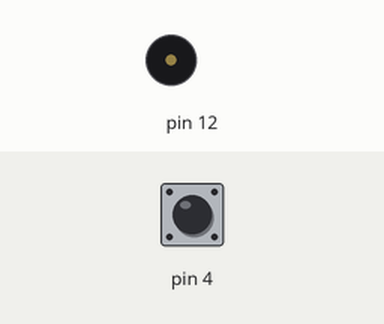
This sketch was run on a simulated Arduino Uno, built with avr-gcc and run on an emulated ATmega328P. On the bench: buzzer (waves = sounding). Inputs (shaded band) come from the test bench; at power-on: pin 4 HIGH.

Above: at 0.1 s.
At 0.6 s:
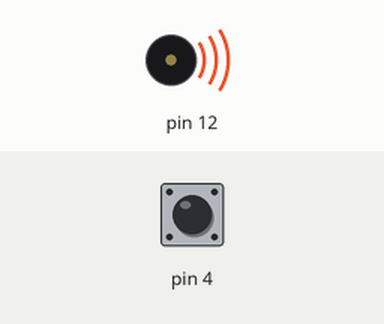
Timing chart, 0 to 2.5 s (numbered marks = the images above):
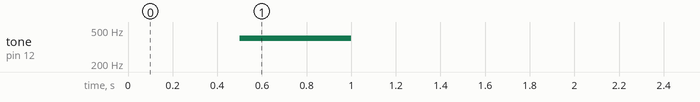

Measured:
- by itself, tone on pin 12: silent → 400 Hz at 0.50 s, → silent 0.50 s later

The sketch:

switches.ino
```cpp
int button = 4;

boolean b1 = false;
boolean b2= false;
boolean b3= false;
boolean b4= false;

boolean PP = false;
void setup() {
  // put your setup code here, to run once:
int button = 4;

boolean b1 = false;
boolean b2= false;
boolean b3= false;
boolean b4= false;

boolean PP = false;

digitalWrite(8,LOW);
digitalWrite(12,LOW);
}

void loop() {

  if( digitalRead(4)==LOW && b1 == false && b2 == false && b3 == false && b4 == false){

    delay(500);


  }
    if( digitalRead(4)==LOW && b1 == true && b2 == false && b3 == false && b4 == false){

    delay(500);


  }

  if( digitalRead(4)==HIGH && b1 == false && b2 == false && b3 == false && b4 == false){
    digitalWrite(8,HIGH);
    delay(500);
    digitalWrite(8,LOW);

    b1 = true;

  }
    if( digitalRead(4)==HIGH && b1 == true && b2 == false && b3 == false && b4 == false){
    tone(12,400,500);
    delay(500);
    noTone(12);

    b2 = true;

  }
      if(b1 == true && b2 == true && b3 == false && b4 == false){
    while(digitalRead(4)==HIGH){
      digitalWrite(12,200);

    }
    while(digitalRead(4)==LOW){
      digitalWrite(12,LOW);
    }


  }
  // put your main code here, to run repeatedly:

}
```
